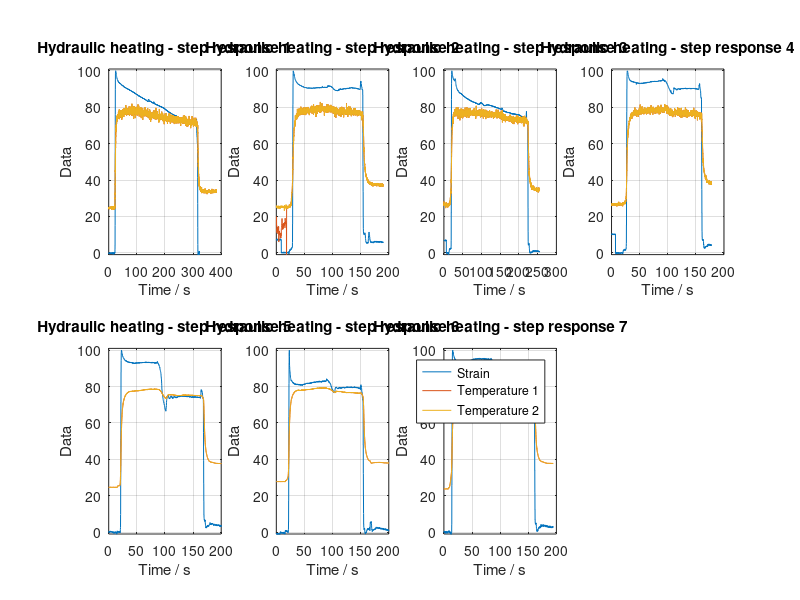

Write the MATLAB code that produced this figure.
close all;
clear all;

load('hyd_stp_1.txt');
z1=length(hyd_stp_1);
s1=(hyd_stp_1(1:z1,2))/6*4.5;
smax1=max(s1);
sp1=s1/smax1*100;
T11=(hyd_stp_1(1:z1,3));
T12=(hyd_stp_1(1:z1,4));
t1=(.1:.1:z1/10)';
load('hyd_stp_2.txt');
z2=length(hyd_stp_2);
s2=(hyd_stp_2(1:z2,2))/6*5;
smax2=max(s2);
sp2=s2/smax2*100;
T21=(hyd_stp_2(1:z2,3));
T22=(hyd_stp_2(1:z2,4));
t2=(.1:.1:z2/10)';
load('hyd_stp_3.txt');
z3=length(hyd_stp_3);
s3=(hyd_stp_3(1:z3,2))/6*5;
smax3=max(s3);
sp3=s3/smax3*100;
T31=(hyd_stp_3(1:z3,3));
T32=(hyd_stp_3(1:z3,4));
t3=(.1:.1:z3/10)';
load('hyd_stp_4.txt');
z4=length(hyd_stp_4);
s4=(hyd_stp_4(1:z4,2))/6*5;
smax4=max(s4);
sp4=s4/smax4*100;
T41=(hyd_stp_4(1:z4,3));
T42=(hyd_stp_4(1:z4,4));
t4=(.1:.1:z4/10)';
load('hyd_stp_5.txt');
z5=length(hyd_stp_5);
s5=(hyd_stp_5(1:z5,2))/7.5*6;
smax5=max(s5);
sp5=s5/smax5*100;
T51=(hyd_stp_5(1:z5,3));
T52=(hyd_stp_5(1:z5,4));
t5=(.1:.1:z5/10)';
load('hyd_stp_6.txt');
z6=length(hyd_stp_6);
s6=(hyd_stp_6(1:z6,2))/7*6;
smax6=max(s6);
sp6=s6/smax6*100;
T61=(hyd_stp_6(1:z6,3));
T62=(hyd_stp_6(1:z6,4));
t6=(.1:.1:z6/10)';
load('hyd_stp_7.txt');
z7=length(hyd_stp_7);
s7=(hyd_stp_7(1:z7,2));
smax7=max(s7);
sp7=s7/smax7*100;
T71=(hyd_stp_7(1:z7,3));
T72=(hyd_stp_7(1:z7,4));
t7=(.1:.1:z7/10)';

scrsz=get(0,'Screensize');
figure('Position',[1 scrsz(4) scrsz(3) scrsz(4)])
subplot(2,4,1);
plot(t1,sp1,t1,T11,t1,T12);
%xlim([0 7.5]);
ylim([-1 101]);
xlabel('Time / s');
ylabel('Data');
title('Hydraulic heating - step response 1');
grid on;
subplot(2,4,2);
plot(t2,sp2,t2,T21,t2,T22);
%xlim([0 50]);
ylim([-1 101]);
xlabel('Time / s');
ylabel('Data');
title('Hydraulic heating - step response 2');
grid on;
subplot(2,4,3);
plot(t3,sp3,t3,T31,t3,T32);
%xlim([0 30]);
ylim([-1 101]);
xlabel('Time / s');
ylabel('Data');
title('Hydraulic heating - step response 3');
grid on;
subplot(2,4,4);
plot(t4,sp4,t4,T41,t4,T42);
%xlim([0 4]);
ylim([-1 101]);
xlabel('Time / s');
ylabel('Data');
title('Hydraulic heating - step response 4');
grid on;
subplot(2,4,5);
plot(t5,sp5,t5,T51,t5,T52);
xlim([0 200]);
ylim([-1 101]);
xlabel('Time / s');
ylabel('Data');
title('Hydraulic heating - step response 5'); % factor 7.5 offset 4.79
grid on;
subplot(2,4,6);
plot(t6,sp6,t6,T61,t6,T62);
xlim([0 200]);
ylim([-1 101]);
xlabel('Time / s');
ylabel('Data');
title('Hydraulic heating - step response 6'); % factor 7 offset 4.74
% pumped a little after initial stop (hot)
grid on;
subplot(2,4,7);
plot(t7,sp7,t7,T71,t7,T72);
%xlim([0 8]);
ylim([-1 101]);
xlabel('Time / s');
ylabel('Data');
title('Hydraulic heating - step response 7');
grid on;
% subplot(2,4,8);
% plot(t8,sp8,t8,T81,t8,T82);
% %xlim([0 8]);
% ylim([-1 85]);
% xlabel('Time / s');
% ylabel('Data');
% title('Hydraulic heating - step response 8');
legend('Strain','Temperature 1','Temperature 2','Location','Best');
% legend('boxoff');
% grid on;